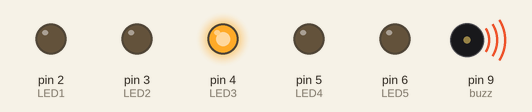
A sketch run on a simulated Arduino Uno, built with avr-gcc and run on an emulated ATmega328P. Shown: output pins drawn as LEDs (lit = HIGH), buzzer (waves = sounding).

Above: at 0.2 s.
At 6.3 s:
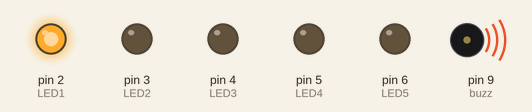
At 10.1 s:
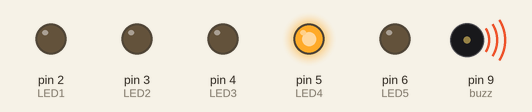
At 15.9 s:
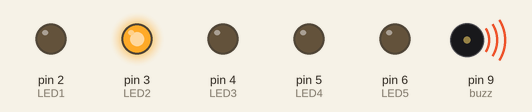
At 16.5 s:
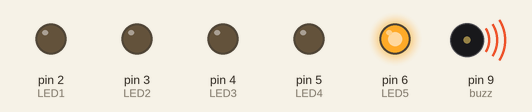
At 18.9 s:
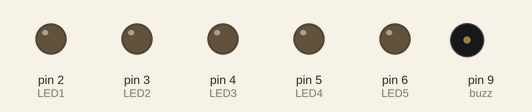
Timing chart, 0 to 19.3 s (numbered marks = the images above):
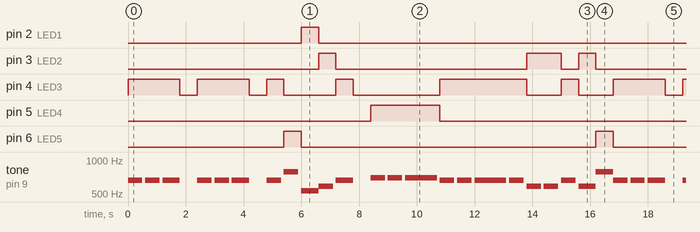

Measured:
- by itself, pin 2 (LED1): alternates HIGH for 0.60 s and LOW for 16.2 s
- by itself, pin 3 (LED2): LOW → HIGH at 6.6 s, → LOW 0.60 s later, → HIGH 6.6 s later, → LOW 1.2 s later, … (12 changes in this stretch)
- by itself, pin 5 (LED4): alternates HIGH for 2.4 s and LOW for 14.4 s
- by itself, pin 6 (LED5): repeats every 16.8 s: LOW 10.2 s, HIGH 0.60 s, LOW 5.4 s, HIGH 0.60 s
- by itself, tone on pin 9 (buzz): plays 659 Hz for 0.50 s, 659 Hz for 0.50 s, 659 Hz for 0.60 s, 659 Hz for 0.50 s, 659 Hz for 0.50 s, 659 Hz for 0.60 s … (55 notes in this stretch)
- by itself, pin 4 (LED3): repeats every 16.8 s: LOW 0.60 s, HIGH 1.8 s, LOW 0.60 s, HIGH 0.60 s, LOW 1.8 s, HIGH 0.60 s, LOW 3.0 s, HIGH 3.0 s, LOW 1.2 s, HIGH 0.60 s, LOW 1.2 s, HIGH 1.8 s

The sketch:

JingleBells.ino
```cpp
#define LED1 2
#define LED2 3
#define LED3 4
#define LED4 5
#define LED5 6

#define buzz 9


void setup()
{
  pinMode(LED1, OUTPUT);
  pinMode(LED2, OUTPUT);
  pinMode(LED3, OUTPUT);
  pinMode(LED4, OUTPUT);
  pinMode(LED5, OUTPUT);
}

void loop()
{
  mi();
  mi();
  miL();
  delay(600);
  mi();
  mi();
  miL();
  delay(600);
  mi();
  sol();
  DoL();
  re();
  miL();
  delay(600);
  fa();
  fa();
  faL();
  fa();
  mi();
  mi();
  miL();
  mi();
  mi();
  re();
  re();
  mi();
  reL();
  solL();


}

void prendeTd()
{
  digitalWrite(LED1, HIGH);
  digitalWrite(LED2, HIGH);
  digitalWrite(LED3, HIGH);
  digitalWrite(LED4, HIGH);
  digitalWrite(LED5, HIGH);
}

void apagaTd()
{
  digitalWrite(LED1, LOW);
  digitalWrite(LED2, LOW);
  digitalWrite(LED3, LOW);
  digitalWrite(LED4, LOW);
  digitalWrite(LED5, LOW);
}

void mi()
{
  digitalWrite(LED3, HIGH);
  tone(buzz, 659.26, 500);
  delay(600);
  noTone(buzz);
  digitalWrite(LED3, LOW);
}

void miL()
{
  digitalWrite(LED3, HIGH);
  tone(buzz, 659.26, 800);
  delay(600);
  noTone(buzz);
  digitalWrite(LED3, LOW);
}

void sol()
{
  digitalWrite(LED5, HIGH);
  tone(buzz, 789.99, 500);
  delay(600);
  noTone(buzz);
  digitalWrite(LED5, LOW);
}

void solL()
{
  digitalWrite(LED5, HIGH);
  tone(buzz, 789.99, 800);
  delay(600);
  noTone(buzz);
  digitalWrite(LED5, LOW);
}

void DoL()
{
  digitalWrite(LED1, HIGH);
  tone(buzz, 532.25, 800);
  delay(600);
  noTone(buzz);
  digitalWrite(LED1, LOW);
}

void re()
{
  digitalWrite(LED2, HIGH);
  tone(buzz, 584.33, 500);
  delay(600);
  noTone(buzz);
  digitalWrite(LED2, LOW);
}

void fa()
{
  digitalWrite(LED4, HIGH);
  tone(buzz, 698.46, 500);
  delay(600);
  noTone(buzz);
  digitalWrite(LED4, LOW);
}

void faL()
{
  digitalWrite(LED4, HIGH);
  tone(buzz, 698.46, 800);
  delay(600);
  noTone(buzz);
  digitalWrite(LED4, LOW);
}

void Do()
{
  digitalWrite(LED1, HIGH);
  tone(buzz, 532.25, 500);
  delay(600);
  noTone(buzz);
  digitalWrite(LED1, LOW);
}

void reL()
{
  digitalWrite(LED2, HIGH);
  tone(buzz, 584.33, 800);
  delay(600);
  noTone(buzz);
  digitalWrite(LED2, LOW);
}
```
